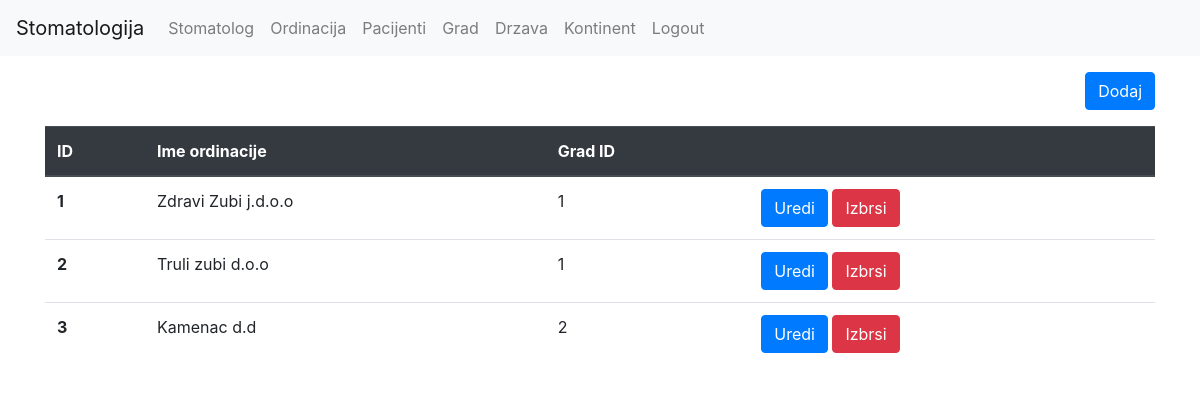
Page /ordinacija/index.php (signed in) on the earlier database version.
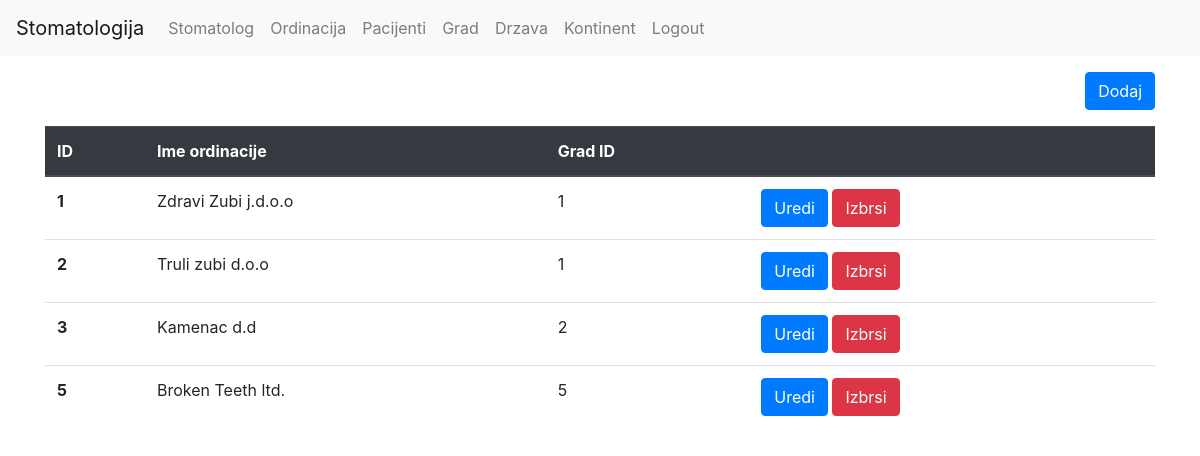
Same page on the later database version.
### tables this page shows
CREATE TABLE `ordinacija` (
  `id` int(11) NOT NULL,
  `ordination_name` varchar(255) NOT NULL,
  `city_id` int(11) NOT NULL
);

### ordinacija/index.php (the view, shortened to what this page needs)
<?php
require('../util/db.php');
require('../frontend/header.php');
require('../frontend/footer.php');
$stmt = $db->query('SELECT * FROM ordinacija');
$rows = $stmt->fetchAll();
echo $header;
?>
<div class="container">
	<a href="/stomatologija/ordinacija/form.php" class="btn btn-primary mt-3 mb-3 float-right">Dodaj</a>
	<table class="table">
	<thead class="thead-dark">
		<tr>
		  <th scope="col">ID</th>
		  <th scope="col">Ime ordinacije</th>
		  <th scope="col">Grad ID</th>
		  <th scope="col"></th>
		</tr>
	  </thead>
	  <tbody>
		<?php foreach($rows as $row) { ?>
		<tr>
		  <th scope="row"><?php echo $row['id']; ?></th>
		  <td><?php echo $row['ordination_name']; ?></td>
		  <td><?php echo $row['city_id']; ?></td>
		  <td>
		  <a class="btn btn-primary" href="/stomatologija/ordinacija/form.php?id=<?php echo $row['id']; ?>">Uredi</a>
		  <a class="btn btn-danger" href="/stomatologija/ordinacija/delete.php?id=<?php echo $row['id']; ?>">Izbrsi</a>
		  </td>
		</tr>
		<?php } ?>
	  </tbody>
	</table>
</div>
<?php
echo $footer;
?>

Differences in the rows shown:
added ordinacija: id "5", ordination_name "Broken Teeth ltd.", city "5"
